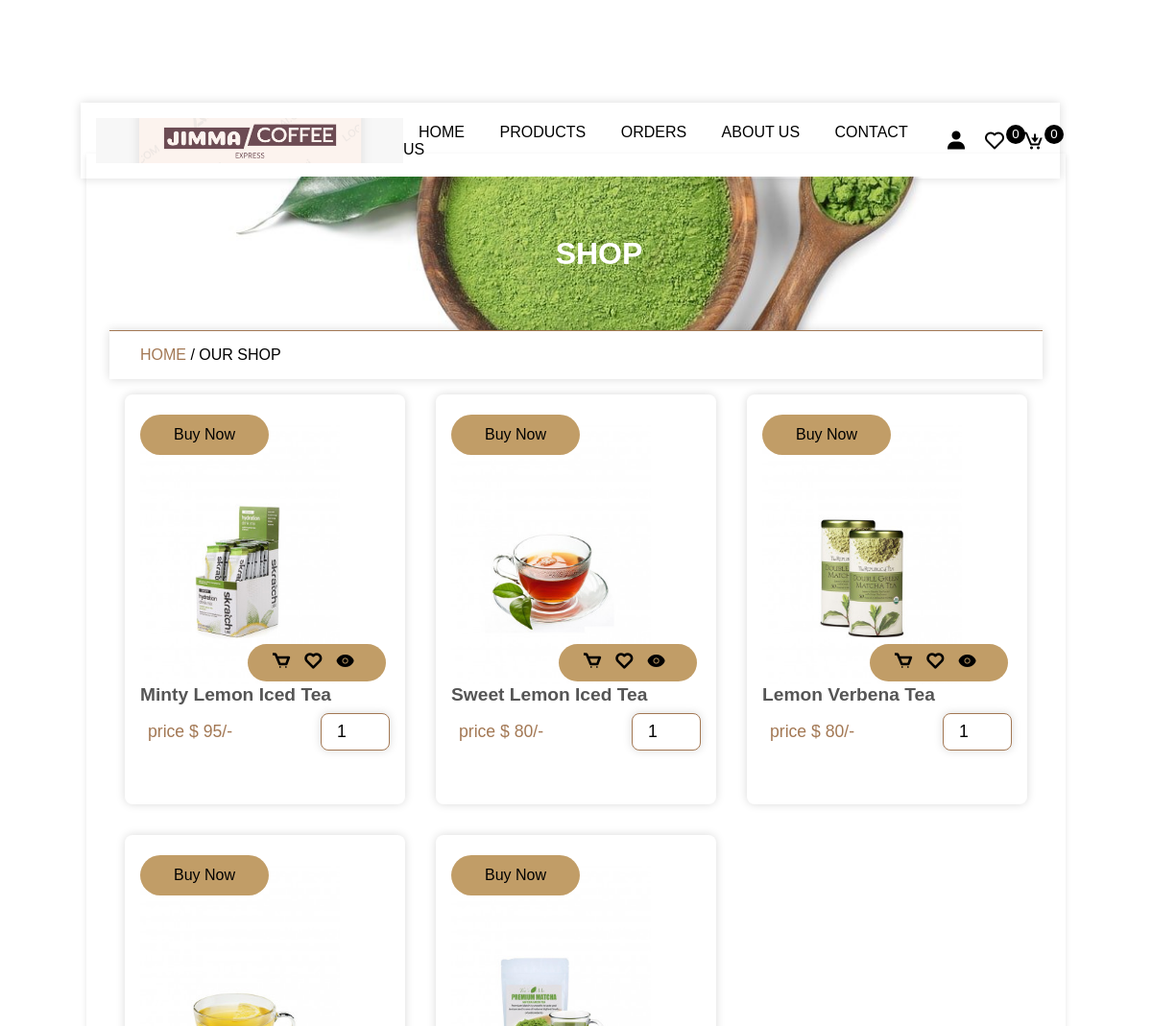
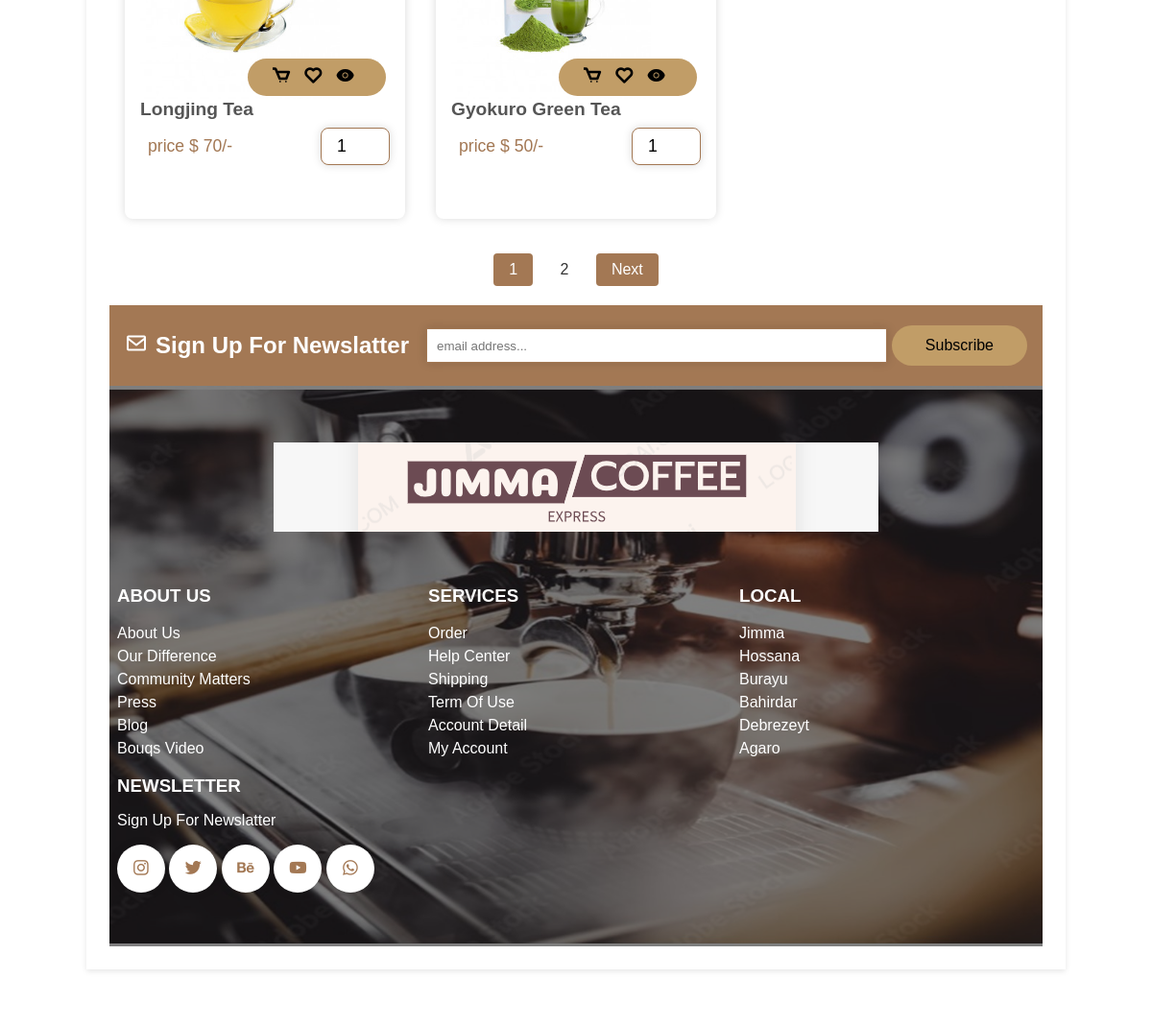
/store/view_products.php, run on the app's committed database (2 pictures, top to bottom).
### tables this page shows
CREATE TABLE `products` (
  `id` varchar(255) NOT NULL,
  `name` varchar(255) NOT NULL,
  `price` varchar(255) NOT NULL,
  `image` varchar(255) NOT NULL,
  `product_detail` varchar(500) NOT NULL,
  `status` varchar(100) NOT NULL
);

### store/view_products.php (the view, shortened to what this page needs)
<?php
include 'components/connection.php';
$page = isset($_GET['page']) ? $_GET['page'] : 1;
$records_per_page = 5;
$offset = ($page - 1) * $records_per_page;
$select_products = $conn->prepare("SELECT * FROM `products` WHERE status = 'active' ORDER BY price DESC LIMIT $offset, $records_per_page");
$select_products->execute();
$total_products = $conn->query("SELECT count(*) as total_records FROM `products` WHERE status = 'active'")->fetch()['total_records'];
$total_pages = ceil($total_products / $records_per_page);
?>
<link rel="stylesheet" href="style.css">
<!DOCTYPE html>
<html lang="en">
<head>
	<link href='https://unpkg.com/boxicons@2.1.4/css/boxicons.min.css' rel='stylesheet'>
</head>
<body>
	<?php include 'components/header.php'; ?>
	<div class="main">
		<div class="banner">
			<h1>shop</h1>
		</div>
		<div class="title2">
			<a href="home.php">home </a><span>/ our shop</span>
		</div>
		<section class="products">
			<div class="box-container">
				<?php
if ($select_products->rowCount() > 0) {
	while ($fetch_products = $select_products->fetch(PDO::FETCH_ASSOC)) {
?>
				<form action="" method="post" class="box">
					<img src="image/<?= $fetch_products['image']; ?>" class="img">
					<div class="button">
						<button type="submit" name="add_to_cart"><i class="bx bx-cart"></i></button>
						<button type="submit" name="add_to_wishlist"><i class="bx bx-heart"></i></button>
						<a href="view_page.php?pid=<?php echo $fetch_products['id']; ?>" class="bx bxs-show"></a>
					</div>
					<h3 class="name">
						<?= $fetch_products['name']; ?>
					</h3>
					<div class="flex">
						<p class="price">price $
							<?= $fetch_products['price']; ?>/-
						</p>
						<input type="number" name="qty" required min="1" value="1" max="99" maxlength="2" class="qty">
					</div>
					<a href="checkout.php?get_id=<?= $fetch_products['id']; ?>" class="btn">buy now</a>
				</form>
				<?php
	}
}
else {
	echo '<p class="empty">no products added yet!</p>';
}
?>
			</div>
			<div class="pagination">
				<?php if ($total_pages > 1): ?>
				<?php for ($i = 1; $i <= $total_pages; $i++): ?>
				<a href="?page=<?= $i?>" class="<?=($page == $i) ? 'active' : ''?>">
					<?= $i?>
				</a>
				<?php
	endfor; ?>
				<?php if ($page < $total_pages): ?>
				<a href="?page=<?= $page + 1?>" class="next">Next</a>
				<?php
	endif; ?>
				<?php
endif; ?>
			</div>
		</section>
		<?php include 'components/footer.php'; ?>
	</div>
</body>
</html>

### store/style.css (style rules this page uses)
* { margin: 0; padding: 0; box-sizing: border-box; }
:root { --green: #a37854; --light-green: #c19d67; --box-shadow: 0 0 10px rgb(0 0 0/15%); }
html { font-size: 16px; -ms-overflow-style: scrollbar; -webkkit-tap-highlight-color: transparent; font-family: sans-serif; --ms-text-size-adjust: 100%; -webkit-text-size-djust: 100%; }
body { background-image: url("img/body-bg.jpg"); width: 100%; }
.main { width: 85vw; background: #fff; box-shadow: 0 2px 6px 0 rgb(0 0 0 / 10%); margin: 1rem auto; margin-top: 10rem; padding: 2%; }
a { text-decoration: none; }
.btn { line-height: 2; background-color: #c19d67; padding: 5px 35px; display: inline-block; border-radius: 30px; color: #000; text-transform: capitalize; font-family: inherit; font-size: 16px; cursor: pointer; user-select: none; position: relative; overflow: hidden; vertical-align: middle; transition: color 0.3s ease; z-index: 2; }
.btn::before { position: absolute; content: ""; left: 0; top: 0; background: var(--green); height: 100%; width: 0; z-index: -1; transition: width 0.3s ease; }
input, textarea { background: #fff; border: none; outline: none; padding: 0.6rem; box-shadow: var(--box-shadow); margin: 0.5rem 0; border: 1px solid var(--green); width: 100%; }
button { background: transparent; border: none; outline: none; cursor: pointer; }
.banner { background-image: url("img/banner.jpg"); background-size: cover; background-position: center; background-color: var(--green); width: 100%; height: 20vh; text-align: center; display: flex; justify-content: center; align-items: center; }
.banner h1 { text-transform: uppercase; color: #fff; margin-left: 3rem; }
.title2 { border-top: 1px solid var(--green); padding: 1rem 2rem; text-transform: uppercase; box-shadow: var(--box-shadow); }
.title2 a { color: var(--green); }
.flex { width: 100%; display: flex; justify-content: space-between; align-items: center; position: relative; margin: 0 auto; }
.box-container { display: grid; grid-template-columns: repeat(auto-fit, minmax(15rem, 1fr)); align-items: flex-start; }
.box-container .box p { color: #555; margin: 0.5rem; }
.products .box-container { grid-template-columns: repeat(auto-fit, minmax(20rem, 1fr)); justify-content: center; }
.products .box-container .box { box-shadow: var(--box-shadow); border-radius: 0.5rem; padding: 2rem 1rem; margin: 1rem; position: relative; }
.products .box-container .box .img { width: 80%; height: auto; }
.products .box-container .box .name { font-size: 1.2rem; color: #555; text-transform: capitalize; }
.products .box-container .box .button { text-align: center; position: absolute; bottom: 30%; right: 7%; border-radius: 20px; background: var(--light-green); padding: 0.5rem 1.5rem; }
.products .box-container .box .button i, .products .box-container .box .button a { font-size: 1.3rem; font-weight: bold; margin-right: 0.5rem; color: #000; }
.products .box-container .box .flex { padding-bottom: 1rem; display: flex; margin-right: auto; }
.products .box-container .box .price { font-size: 1.1rem; color: var(--green); margin-right: auto; }
.products .box-container .box .btn { position: absolute; top: 5%; }
.products .box-container .box .flex .qty { border-radius: 0.5rem; padding: 0.5rem 1rem; width: 4.5rem; font-size: 1.1rem; color: #000; }
.products .box-container .box .button { align-items: center; }
.pagination { margin: 20px; text-align: center; }
.pagination a { color: #333; padding: 8px 16px; text-decoration: none; display: inline-block; border-radius: 4px; margin: 0 4px; transition: background-color 0.3s; }
.pagination .active { background-color: var(--green); color: white; }
.pagination .prev, .pagination .next { background-color: var(--green); color: white; }

### data on the page
products: image (picture), name "Minty Lemon Iced Tea", price "95"
products: image (picture), name "Sweet Lemon Iced Tea", price "80"
products: image (picture), name "Lemon Verbena Tea", price "80"
products: image (picture), name "Longjing Tea", price "70"
products: image (picture), name "Gyokuro Green Tea", price "50"

### other printed values
$total_wishlist_items "0"
$total_cart_items "0"
